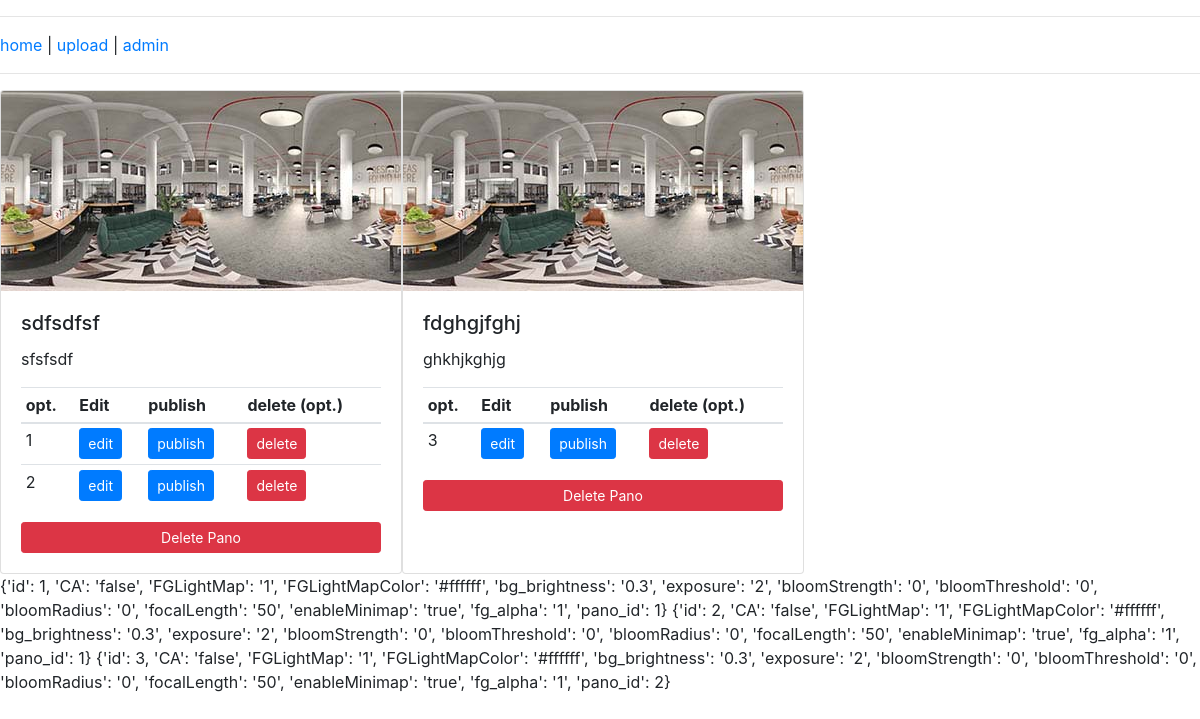
Before: / with the older database file.
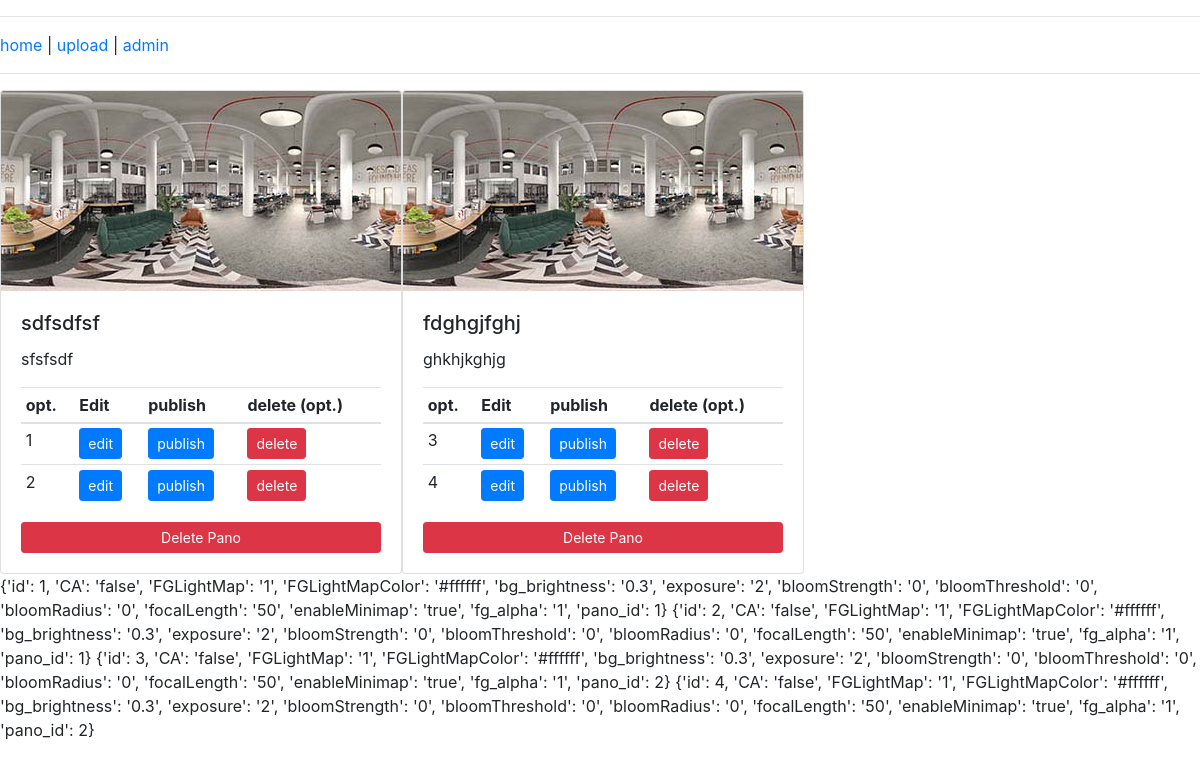
After: the same page with the newer database file.
### app.py (models this page shows, shortened)
class Pano(db.Model):
    id = db.Column(db.Integer, primary_key=True)
    name = db.Column(db.String)
    desc = db.Column(db.String)
    fg_img = db.Column(db.String)
    alpha_img = db.Column(db.String)
    emissive_img = db.Column(db.String)
    bg_img = db.Column(db.String)
    floorplan_img = db.Column(db.String)
    thumb_img = db.Column(db.String)
    options = db.relationship('PanoOption', backref='pano', lazy=True)

class PanoOption(db.Model):
    id = db.Column(db.Integer, primary_key=True)
    CA = db.Column(db.String)
    FGLightMap = db.Column(db.String)
    FGLightMapColor = db.Column(db.String)
    bg_brightness = db.Column(db.String)
    exposure = db.Column(db.String)
    bloomStrength = db.Column(db.String)
    bloomThreshold = db.Column(db.String)
    bloomRadius = db.Column(db.String)
    focalLength = db.Column(db.String)
    enableMinimap = db.Column(db.String)
    fg_alpha = db.Column(db.String)
    pano_id = db.Column(db.Integer, db.ForeignKey('pano.id'),
        nullable=False)

### app.py (the view)
@app.route('/')
def index():
    panos = module.database.Pano(model=Pano).get_all()
    options = module.database.PanoOption(model=PanoOption).get_all()
    return render_template('index.html', panos=panos, options=options)

### module/database.py (called while the page is built)
    def _to_dict(self, row):
        return {
            'id': row.id,
            'CA': row.CA,
            'FGLightMap': row.FGLightMap,
            'FGLightMapColor': row.FGLightMapColor,
            'bg_brightness': row.bg_brightness,
            'exposure': row.exposure,
            'bloomStrength': row.bloomStrength,
            'bloomThreshold': row.bloomThreshold,
            'bloomRadius': row.bloomRadius,
            'focalLength': row.focalLength,
            'enableMinimap': row.enableMinimap,
            'fg_alpha': row.fg_alpha,
            'pano_id': row.pano_id
        }

    def get_all(self):
        result = []
        for panoOption in self.model.query.all():
            result.append(self._to_dict(panoOption))
        return result

    def _to_dict(self, row):
        return {
            'id': row.id,
            'name': row.name,
            'desc': row.desc,
            'fg_img': row.fg_img,
            'alpha_img': row.alpha_img,
            'emissive_img': row.emissive_img,
            'bg_img': row.bg_img,
            'floorplan_img': row.floorplan_img,
            'thumb_img': row.thumb_img
        }

    def get_all(self):
        result = []
        for pano in self.model.query.all():
            result.append(self._to_dict(pano))
        return result

### templates/index.html
{% extends "base.html" %}
{% block content %}
<div style="display:flex;">
{% for pano in panos %}
<div class="card">
        <img class="card-img-top" src="/static/pano/{{pano.name}}/{{pano.thumb_img}}">
        <div class="card-body">
          <h5 class="card-title">{{pano.name}}</h5>
          <p class="card-text">{{pano.desc}}</p>
           <form class="form-inline">
              <table class="table table-hover table-sm">
                  <thead>
                    <tr>
                      <th scope="col">opt.</th>
                      <th scope="col">Edit</th>
                      <th scope="col">publish</th>
                      <th scope="col">delete (opt.)</th>
                    </tr>
                  </thead>
                  <tbody>
                      {% for option in options %}
                      {% if option.pano_id == pano.id %}
                    <tr>
                      <td>{{option.id}}</td>
                        <td><a href="{{url_for('pano', id=pano.id)}}" class="btn btn-primary btn-sm">edit</a></td>
                          <td><a href="{{url_for('pano', id=pano.id)}}" class="btn btn-primary btn-sm">publish</a> </td>
                          <td><a href="{{url_for('pano', id=pano.id)}}" class="btn btn-danger btn-sm">delete</a> </td>
                    </tr>
                    {% endif %}
                    {% endfor %}
                  </tbody>
                </table>
          </form>
          <a style="display:block" href="{{url_for('pano_delete', id=pano.id)}}" class="btn btn-danger btn-sm">Delete Pano</a>
        </div>
      </div>
{% endfor %}
</div>
{% for option in options %}
{{option}}
{% endfor %}
{% endblock %}

### templates/base.html (shortened to what this page needs)
<!DOCTYPE html>
<html lang="en">
<head>
	<link rel="stylesheet" type="text/css" href="{{ url_for('static', filename='css/main.css') }}">
	<link rel="stylesheet" href="https://stackpath.bootstrapcdn.com/bootstrap/4.1.0/css/bootstrap.min.css">
</head>
<body>
		<hr>
		<a href="{{ url_for('index') }}">home</a> | <a href="{{ url_for('upload') }}">upload</a> | <a href="{{ url_for('admin') }}">admin</a>
		<hr>
    {% block content %}
    {% endblock %}
</body>
</html>

### static/css/main.css (style rules this page uses)
body { background-color: #ffffff; margin: 0px; overflow: hidden; }

Changed rows visible on the page:
added PanoOption: id "4", option "{'id': 4, 'CA': 'false', 'FGLightMap': '1', 'FGLightMapColor': '#ffffff', 'bg_brightness': '0.3', 'exposure': '2', 'bloomStrength': '0', 'bloomThreshold': '0', 'bloomRadius': '0', 'focalLength': '50', 'enableMinimap': 'true', 'fg_alpha': '1', 'pano_id': 2}"
